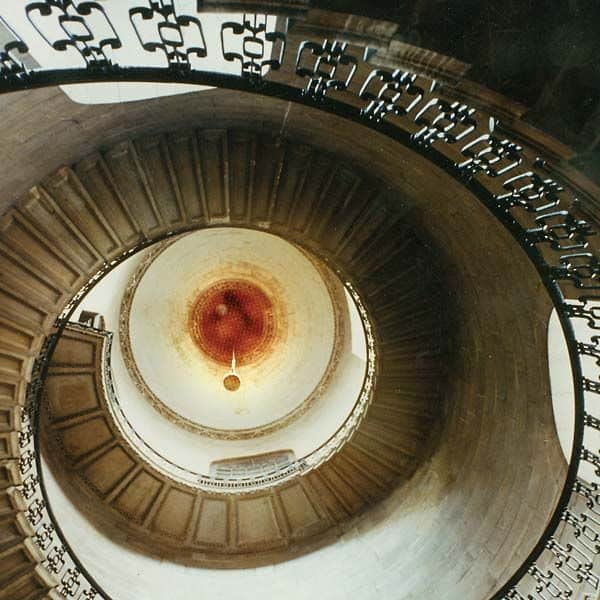
#> input picture test_image.jpg, 600 x 600 px
$ python cover_match_test.py
#> lines starting #> are read from the running program, lines starting #| are printed output that depends on the picture
import cv2
import requests
import numpy as np
from urllib.parse import quote

orb = cv2.ORB_create(nfeatures=1500)

HEADERS = {
    "User-Agent": "AlbumCoverMatcher/1.0"
}


def search_musicbrainz(artist, album, limit=5):
    query = f'artist:"{artist}" AND releasegroup:"{album}"'
    url = (
        "https://musicbrainz.org/ws/2/release-group/"
        f"?query={quote(query)}&limit={limit}&fmt=json"
    )

    response = requests.get(url, headers=HEADERS, timeout=10)
    response.raise_for_status()

    data = response.json()
    results = []

    for rg in data.get("release-groups", []):
        results.append({
            "title": rg.get("title", "Unknown title"),
            "artist": rg.get("artist-credit", [{}])[0].get("name", "Unknown artist"),
            "mbid": rg.get("id")
        })

    return results


def get_cover_from_archive(mbid):
    return f"https://coverartarchive.org/release-group/{mbid}/front-500"


def image_from_url(url):
    try:
        response = requests.get(url, timeout=10, allow_redirects=True)

        if response.status_code != 200:
            return None

        arr = np.asarray(bytearray(response.content), dtype=np.uint8)
        return cv2.imdecode(arr, cv2.IMREAD_GRAYSCALE)

    except requests.RequestException:
        return None


def compare_images(query_img, db_img):
    kp1, des1 = orb.detectAndCompute(query_img, None)
    kp2, des2 = orb.detectAndCompute(db_img, None)

    if des1 is None or des2 is None:
        return 0

    matcher = cv2.BFMatcher(cv2.NORM_HAMMING, crossCheck=True)
    matches = matcher.match(des1, des2)

    good_matches = [m for m in matches if m.distance < 55]
    return len(good_matches)


def identify_album_from_cover(query_image_path, artist, album):
#> called with query_image_path = 'test_image.jpg', artist = 'The Beatles', album = 'Abbey Road'
    query_img = cv2.imread(query_image_path, cv2.IMREAD_GRAYSCALE)
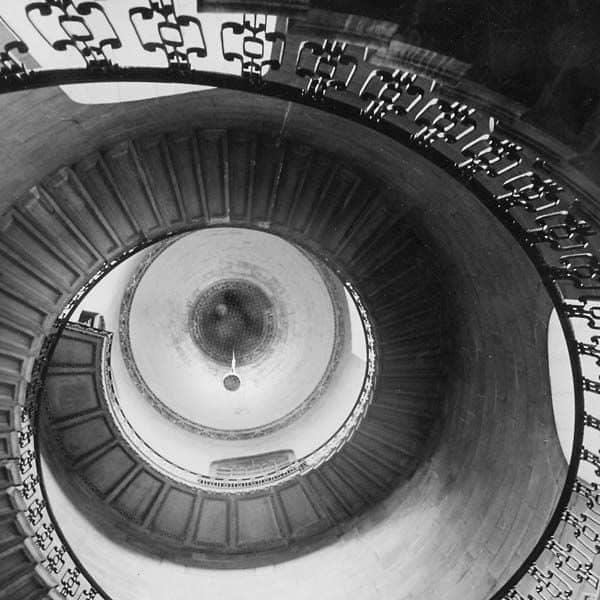
#> query_img: shape (600, 600); min 0, max 255, mean 102.2

    if query_img is None:
        raise ValueError("Could not load query image. Check the file path.")

    possible_albums = search_musicbrainz(artist, album)

    if not possible_albums:
        return None, 0

    best_album = None
    best_score = 0

    for item in possible_albums:
        cover_url = get_cover_from_archive(item["mbid"])
        db_img = image_from_url(cover_url)

        if db_img is None:
            print(f"No cover found for {item['title']}")
            continue

        score = compare_images(query_img, db_img)
        print(f"{item['title']} by {item['artist']} score: {score}")

        if score > best_score:
            best_score = score
            best_album = item

    if best_score < 25:
        return None, best_score

    return best_album, best_score


#> (the run stopped early here; a loop or call above may not have finished)
